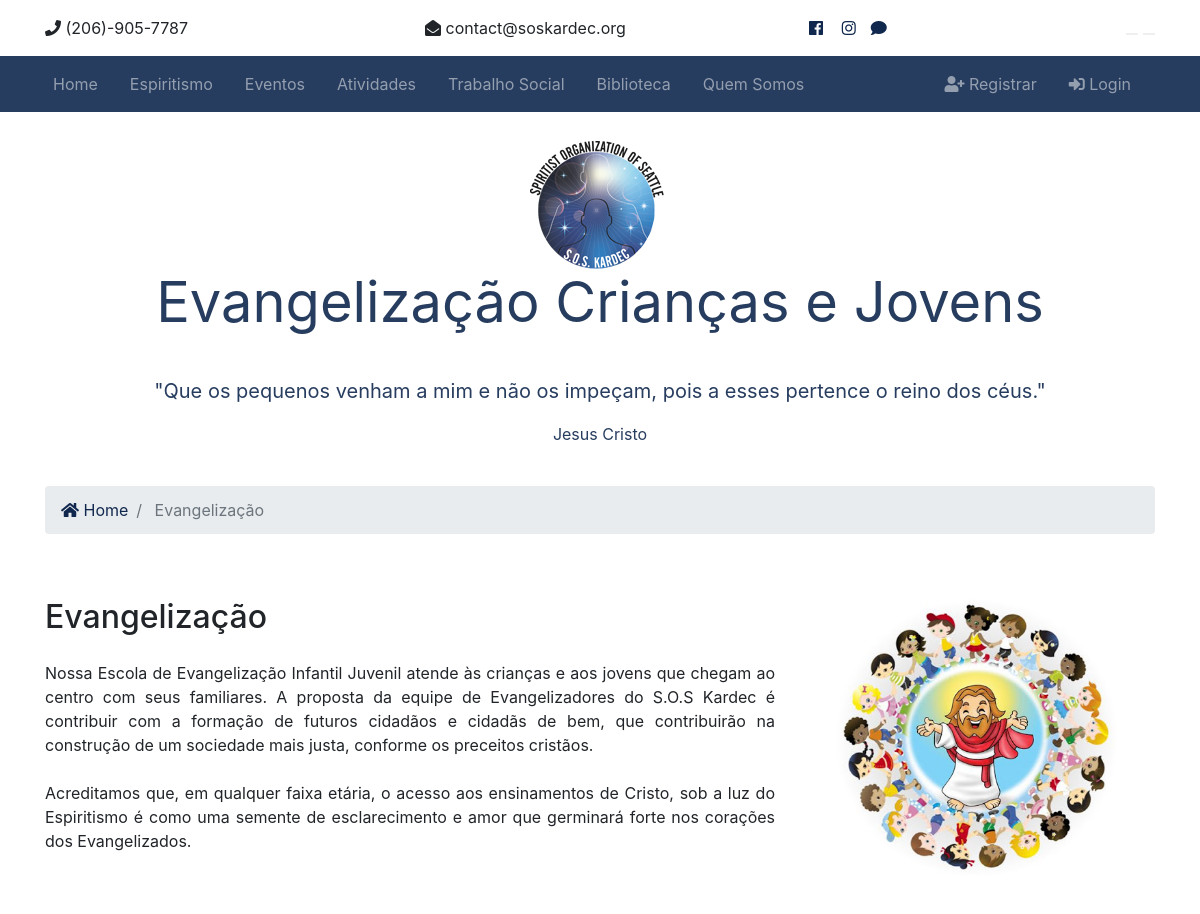
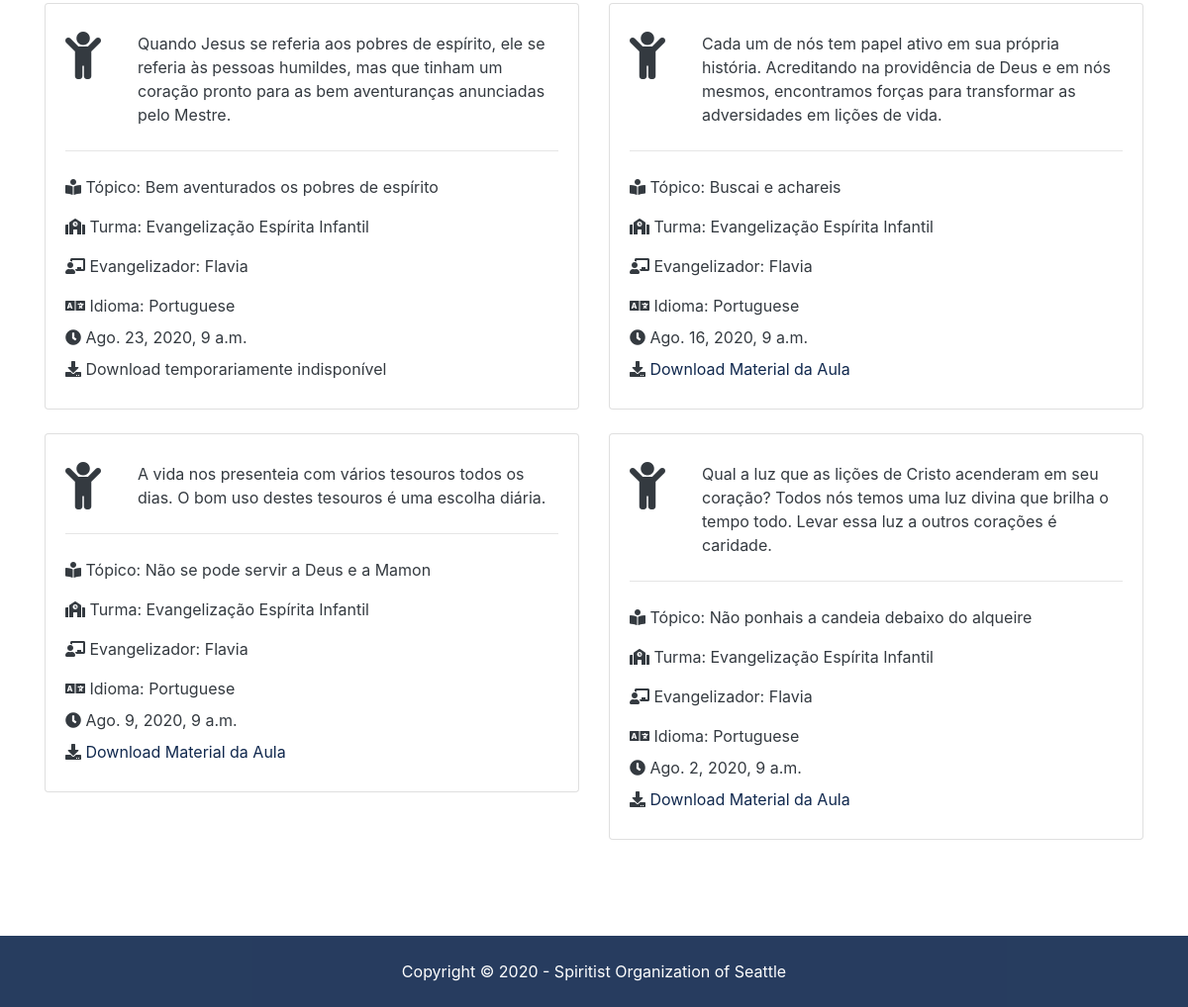
The page /evangelizacao on the database its author committed (2 pictures, top to bottom).
### evangelizacao/models.py (models this page shows, shortened)
class Evangelizacao(models.Model):
    volunteer = models.ForeignKey(Voluntario, on_delete=models.DO_NOTHING)
    title = models.CharField(max_length=200)
    language = models.CharField(max_length=200, default="Portuguese")
    description = models.TextField(blank=True)
    class_date = models.DateTimeField(blank=True)
    class_type = models.CharField(max_length=200)
    is_published = models.BooleanField(default=True)
    doc_file = models.FileField(upload_to="uploads/evangelizacao/%Y_%m_%d/", validators=[validate_file_extension], blank=True)

### voluntarios/models.py (models this page shows)
class Voluntario(models.Model):
    name = models.CharField(max_length=200)
    photo = models.ImageField(upload_to='photos/%Y/%m/%d/', blank=True)
    description = models.TextField(blank=True)
    phone = models.CharField(max_length=20)
    email = models.CharField(max_length=50)
    join_date = models.DateTimeField(default=datetime.now)
    def __str__(self):
        return self.name

### pages/views.py (the view)
# urls.py: path('evangelizacao', views.evangelizacao, name='evangelizacao'),
def evangelizacao(request):
    evangelizacao = Evangelizacao.objects.order_by('-class_date').filter(is_published=True)
    context = {
        'evangelizacao': evangelizacao
    }
    return render(request, 'evangelizacao/evangelizacao.html', context)

### templates/evangelizacao/evangelizacao.html (shortened to what this page needs)
{% extends 'base.html' %}
{% load static %}
{% load i18n %}
{% load humanize %}
{% block content %}
<section id="showcase-inner" class="py-4 text-primary">
    <div class="container">
      <div class="row text-center">
        <div class="col-md-12">
          <img src="{% static 'img/sos_logo.png' %}" class="main-logo">
          <h1 class="display-4"> {% trans "Evangelização Crianças e Jovens" %}</h1>
          <p class="lead">"{% blocktrans %}Que os pequenos venham a mim e não os impeçam, pois a esses pertence o reino dos céus.{% endblocktrans %}"</p>
          {% trans "Jesus Cristo" %}
          </div>
      </div>
    </div>
  </section>
  <section id="bc" class="mt-3">
    <div class="container">
      <nav aria-label="breadcrumb">
        <ol class="breadcrumb">
          <li class="breadcrumb-item">
            <a href="{% url 'index' %}">
              <i class="fas fa-home"></i> Home</a>
          </li>
          <li class="breadcrumb-item active"> {% trans "Evangelização" %} </li>
        </ol>
      </nav>
    </div>
  </section>
<section id="listings" class="py-5">
  <div class="container">
      <div class="row">
        <div class="col-md-8">
          <div class="flex-container">
            <h2> {% trans "Evangelização" %} </h2>
            <p class="mt-4">.
            <br><br>.
            <br><br></p>
          </div>
        </div>
        <div class="col-md-4">
          <img class="rounded mx-auto d-flex" src="{% static 'img/evang_img_2.jpg' %}" width="350px" height="282px">
        </div>
      </div>
      <div class="row py-4">
        {% if evangelizacao %}
          {% for evang in evangelizacao %}
            <div class="col-md-6 col-lg-6 mb-4">
              <div class="card listing-preview">
                  <div class="card-body">
                    <div class="row py-2 text-dark">
                      <div class="col-12">
                        <div class="row">
                          <div class="col-2 pr-0">
                            <i class="fas fa-child fa-3x"></i>
                          </div>
                          <div id="evang-child-symbol" class="col-10 pl-0">
                            {{ evang.description }}
                          </div>
                        </div>
                      </div>
                    </div>
                    <hr>
                    <div class="row py-2 text-dark">
                      <div class="col-12">
                        <i class="fas fa-book-reader "></i> {% trans "Tópico" %}: {{ evang.title }}</div>
                    </div>
                    <div class="row py-2 text-dark">
                      <div class="col-12">
                        <i class="fas fa-school"></i> {% trans "Turma" %}: {{ evang.class_type }}</div>
                    </div>
                    <div class="row py-2 text-dark">
                      <div class="col-12">
                        <i class="fas fa-chalkboard-teacher"></i> {% trans "Evangelizador" %}: {{ evang.volunteer }}</div>
                    </div>
                    <div class="row py-2 text-dark">
                      <div class="col-12">
                        <i class="fas fa-language"></i> {% trans "Idioma" %}: {{ evang.language }}</div>
                    </div>
                    <div class="row text-dark pb-2">
                      <div class="col-12">
                        <i class="fas fa-clock"></i> {{ evang.class_date }} </div>
                    </div>
                    <div class="row text-dark pb-2">
                      <div class="col-12">
                        {% if evang.doc_file %}
                        <i class="fas fa-download"></i><a href="{{ evang.doc_file.url }}"> {% trans "Download Material da Aula" %}</a>
                        {% else %}
                        <i class="fas fa-download"></i> {% trans "Download temporariamente indisponível" %}</a>
                      {% endif %}
                      </div>
                    </div>
                  </div>
              </div>
            </div>
          {% endfor %}
        {% else %}
        <div class="col-md-12">
          <p><h3>{% trans "Nenhuma programacao encontrada no banco de dados" %}.</h3></p>
        </div>
      {% endif %}
      </div>
      <div class="row">
        <div class="col-md-12">
        </div>
      </div>
    </div>
  </section>
{% endblock %}

### soskardec/static/css/all.css (style rules this page uses)
.fa, .fas, .far, .fal, .fab { -moz-osx-font-smoothing: grayscale; -webkit-font-smoothing: antialiased; display: inline-block; font-style: normal; font-variant: normal; text-rendering: auto; line-height: 1; }
.fa-3x { font-size: 3em; }
.fa-book-reader:before { content: "\f5da"; }
.fa-chalkboard-teacher:before { content: "\f51c"; }
.fa-child:before { content: "\f1ae"; }
.fa-clock:before { content: "\f017"; }
.fa-download:before { content: "\f019"; }
.fa-home:before { content: "\f015"; }
.fa-language:before { content: "\f1ab"; }
.fa-school:before { content: "\f549"; }
.fa, .fas { font-family: 'Font Awesome 5 Free'; font-weight: 900; }

### soskardec/static/css/style.css (style rules this page uses)
#showcase-inner { position: relative; overflow: hidden; min-height: 200px; }
#showcase-inner::before { content: ''; position: absolute; top: 0; left: 0; min-height: 100%; width: 100%; background: url(../img/bluesky_img_1.jpg) no-repeat top center fixed; background-size: cover; }
.listing-preview a { position: relative; }

### rows shown on the page
Evangelizacao: description "Quando Jesus se referia aos pobres de espírito, ele se referia às pessoas humildes, mas que tinham um coração pronto para as bem aventuranças anunciadas pelo Mestre.", title "Bem aventurados os pobres de espírito", class_type "Evangelização Espírita Infantil", volunteer "Flavia", language "Portuguese", class_date "Ago. 23, 2020, 9 a.m."
Evangelizacao: description "Cada um de nós tem papel ativo em sua própria história. Acreditando na providência de Deus e em nós mesmos, encontramos forças para transformar as adversidades em lições de vida.", title "Buscai e achareis", class_type "Evangelização Espírita Infantil", volunteer "Flavia", language "Portuguese", class_date "Ago. 16, 2020, 9 a.m."
Evangelizacao: description "A vida nos presenteia com vários tesouros todos os dias. O bom uso destes tesouros é uma escolha diária.", title "Não se pode servir a Deus e a Mamon", class_type "Evangelização Espírita Infantil", volunteer "Flavia", language "Portuguese", class_date "Ago. 9, 2020, 9 a.m."
Evangelizacao: description "Qual a luz que as lições de Cristo acenderam em seu coração? Todos nós temos uma luz divina que brilha o tempo todo. Levar essa luz a outros corações é caridade.", title "Não ponhais a candeia debaixo do alqueire", class_type "Evangelização Espírita Infantil", volunteer "Flavia", language "Portuguese", class_date "Ago. 2, 2020, 9 a.m."
